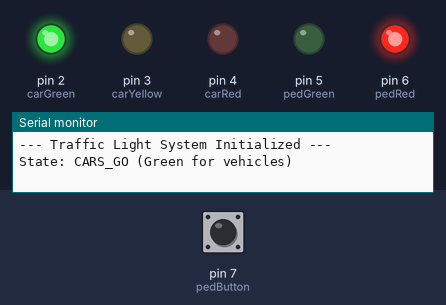
Bench run of a sketch on a simulated Arduino Uno, built with avr-gcc and run on an emulated ATmega328P. Shown: output pins drawn as LEDs (lit = HIGH), the last lines printed to the serial monitor. The test bench sets the inputs (shaded band); at power-on: pin 7 (pedButton) HIGH.

Above: at 1.2 s.
1.3 s: pin 7 (pedButton) pulled LOW for 0.15 s
At 4.7 s:
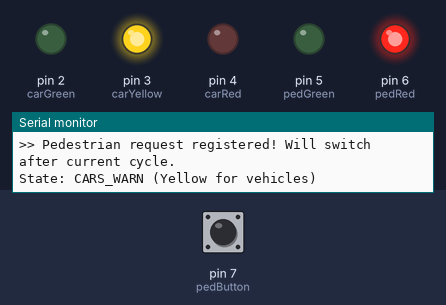
At 11.15 s:
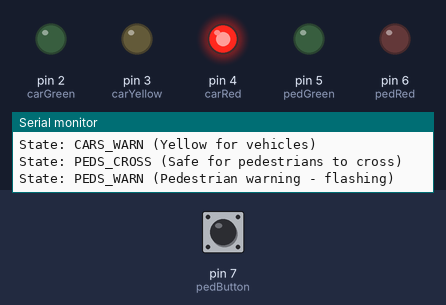
13.4 s: pin 7 (pedButton) pulled LOW for 1 s
At 19.6 s:
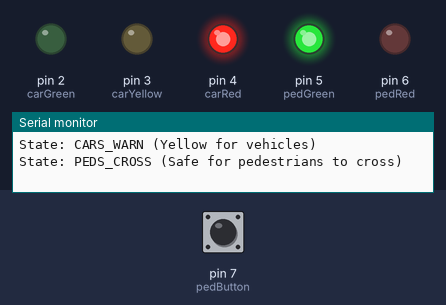
Timing chart, 0 to 21.1 s (numbered marks = the images above; inputs shaded):
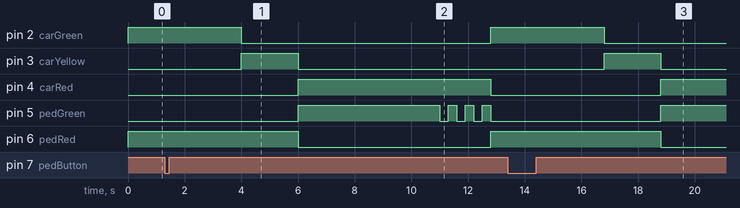

The sketch:

Traffic_Light_Controller_with_Pedestrian_Request.ino
```cpp
// Pin Definitions based on your Wokwi layout
const int carGreen = 2;
const int carYellow = 3;
const int carRed = 4;
const int pedGreen = 5;
const int pedRed = 6;
const int pedButton = 7;

// State Machine States
enum State { CARS_GO, CARS_WARN, PEDS_CROSS, PEDS_WARN };
State currentState = CARS_GO;

unsigned long previousMillis = 0;
bool pedRequest = false;

void setup() {
  // Initialize digital pins
  pinMode(carGreen, OUTPUT);
  pinMode(carYellow, OUTPUT);
  pinMode(carRed, OUTPUT);
  pinMode(pedGreen, OUTPUT);
  pinMode(pedRed, OUTPUT);
  pinMode(pedButton, INPUT_PULLUP); // Internal pull-up resistor enabled for the button

  Serial.begin(9600);
  Serial.println("--- Traffic Light System Initialized ---");

  // Initial State: Cars Go (Green), Pedestrians Wait (Red)
  setLights(HIGH, LOW, LOW, LOW, HIGH);
  Serial.println("State: CARS_GO (Green for vehicles)");
}

void loop() {
  // Read pedestrian button (LOW when pressed due to INPUT_PULLUP)
  if (digitalRead(pedButton) == LOW) {
    if (currentState == CARS_GO && !pedRequest) {
      pedRequest = true;
      Serial.println(">> Pedestrian request registered! Will switch after current cycle.");
    }
  }

  unsigned long currentMillis = millis();

  // State Machine Logic
  switch (currentState) {
    case CARS_GO:
      // If a button was pressed, transition to warning after 4 seconds
      if (pedRequest && (currentMillis - previousMillis >= 4000)) {
        previousMillis = currentMillis;
        currentState = CARS_WARN;
        setLights(LOW, HIGH, LOW, LOW, HIGH); // Car Yellow, Ped Red
        Serial.println("State: CARS_WARN (Yellow for vehicles)");
      }
      // Normal automatic cycle if no button is pressed (changes every 7 seconds)
      else if (!pedRequest && (currentMillis - previousMillis >= 7000)) {
        previousMillis = currentMillis;
        currentState = CARS_WARN;
        setLights(LOW, HIGH, LOW, LOW, HIGH); // Car Yellow, Ped Red
        Serial.println("State: CARS_WARN (Yellow for vehicles)");
      }
      break;

    case CARS_WARN:
      // Keep yellow light on for 2 seconds
      if (currentMillis - previousMillis >= 2000) {
        previousMillis = currentMillis;
        currentState = PEDS_CROSS;
        setLights(LOW, LOW, HIGH, HIGH, LOW); // Car Red, Ped Green
        Serial.println("State: PEDS_CROSS (Safe for pedestrians to cross)");
      }
      break;

    case PEDS_CROSS:
      // Allow pedestrians to cross for 5 seconds
      if (currentMillis - previousMillis >= 5000) {
        previousMillis = currentMillis;
        currentState = PEDS_WARN;
        Serial.println("State: PEDS_WARN (Pedestrian warning - flashing)");
      }
      break;

    case PEDS_WARN:
      // Flash the pedestrian green light as a warning before switching back
      for (int i = 0; i < 3; i++) {
        digitalWrite(pedGreen, LOW);
        delay(300);
        digitalWrite(pedGreen, HIGH);
        delay(300);
      }
      // Reset back to cars go
      pedRequest = false;
      previousMillis = millis();
      currentState = CARS_GO;
      setLights(HIGH, LOW, LOW, LOW, HIGH); // Car Green, Ped Red
      Serial.println("State: CARS_GO (Green for vehicles)");
      break;
  }
}

// Helper function to update all LEDs easily
void setLights(int cg, int cy, int cr, int pg, int pr)
{
  digitalWrite(carGreen, cg);
  digitalWrite(carYellow, cy);
  digitalWrite(carRed, cr);
  digitalWrite(pedGreen, pg);
  digitalWrite(pedRed, pr);
}
```

Measured:
- after the input at 1.3 s, pin 2 (carGreen): HIGH → LOW after 2.7 s instead of 5.7 s; pin 4 (carRed): LOW → HIGH after 4.7 s instead of 7.7 s; pin 6 (pedRed): HIGH → LOW after 4.7 s instead of 7.7 s
- after the input at 13.4 s, pin 2 (carGreen): HIGH → LOW after 3.4 s instead of 6.4 s; pin 4 (carRed), pin 5 (pedGreen): LOW → HIGH after 5.4 s instead of 8.4 s; pin 6 (pedRed): HIGH → LOW after 5.4 s instead of 8.4 s
